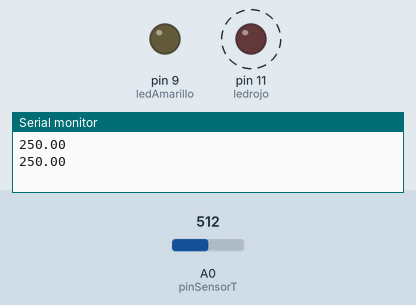
Recording of a sketch running on a simulated Arduino Uno, built with avr-gcc and run on an emulated ATmega328P. Shown: output pins drawn as LEDs (lit = HIGH), the last lines printed to the serial monitor. Dashed ring = blinking. The inputs (shaded band) are chosen by the test bench; at power-on: A0 (pinSensorT) = 512.

Above: at 2.0 s.
2.1 s: A0 (pinSensorT) set to 69
6.6 s: A0 (pinSensorT) set to 56
At 7.05 s:
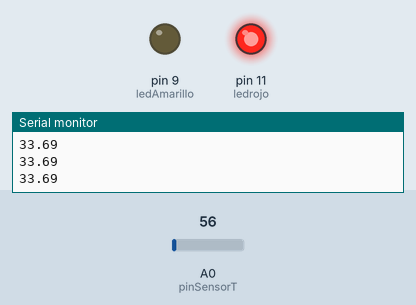
At 9.0 s:
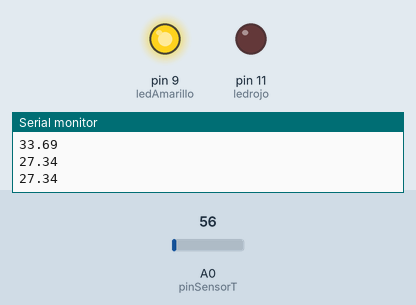
Timing chart, 0 to 10.5 s (numbered marks = the images above; inputs shaded):
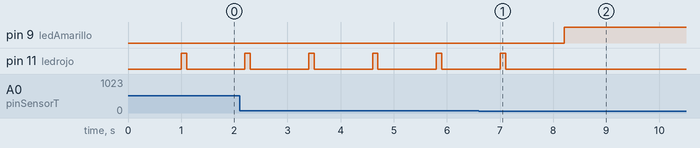

The sketch:

sensoLM35.py.ino
```cpp
//declaro variable para guardav temperatura en celcius
float tempC;
//declaro variable entera para el pin A0
int pinSensorT = 0;
int ledrojo = 11;
int ledAmarillo = 9;
void setup() {
  // put your setup code here, to run once:
Serial.begin(9600);
pinMode(ledrojo,OUTPUT);
pinMode(ledAmarillo,OUTPUT);
}

void loop() {
  // put your main code here, to run repeatedly:
tempC = analogRead(pinSensorT);
tempC = (5.0*tempC*100)/1024.0;
Serial.println(tempC);
delay(1000);
if (tempC >= 30) {
  digitalWrite(ledAmarillo,LOW);
  digitalWrite(ledrojo,HIGH);
  delay (100);
  digitalWrite(ledrojo,LOW);
  delay(100);
}else
digitalWrite(ledAmarillo,HIGH);
digitalWrite(ledrojo,LOW);
}
```

Measured:
- the behaviour switches between 62 and 61 on A0 (pinSensorT) (found by bisection; images 0 and 1)
- after the input at 6.6 s, pin 9 (ledAmarillo): LOW → HIGH after 1.6 s; pin 11 (ledrojo): goes on until 7.1 s, then stays LOW
- by itself, pin 11 (ledrojo): alternates HIGH for 0.10 s and LOW for 1.1 s
